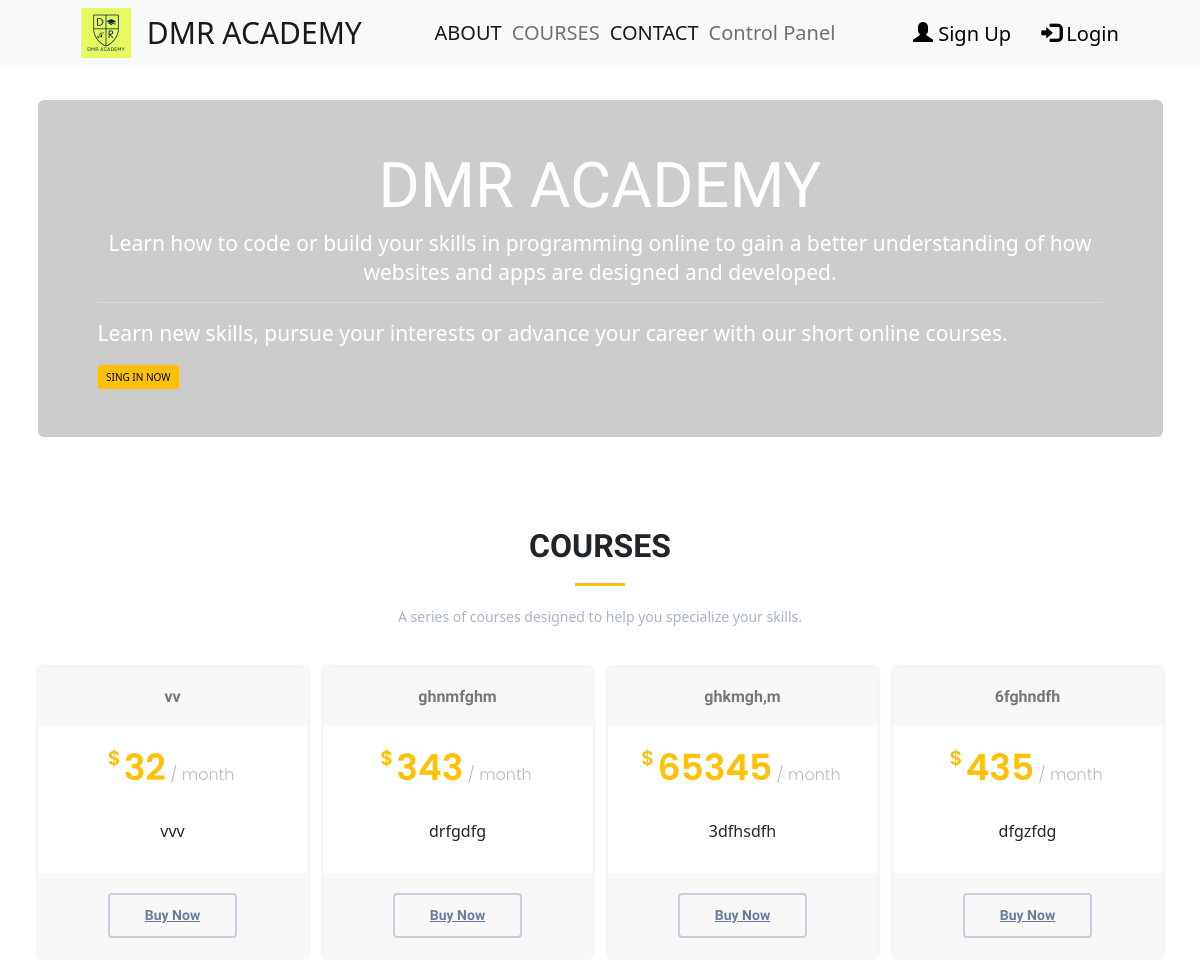
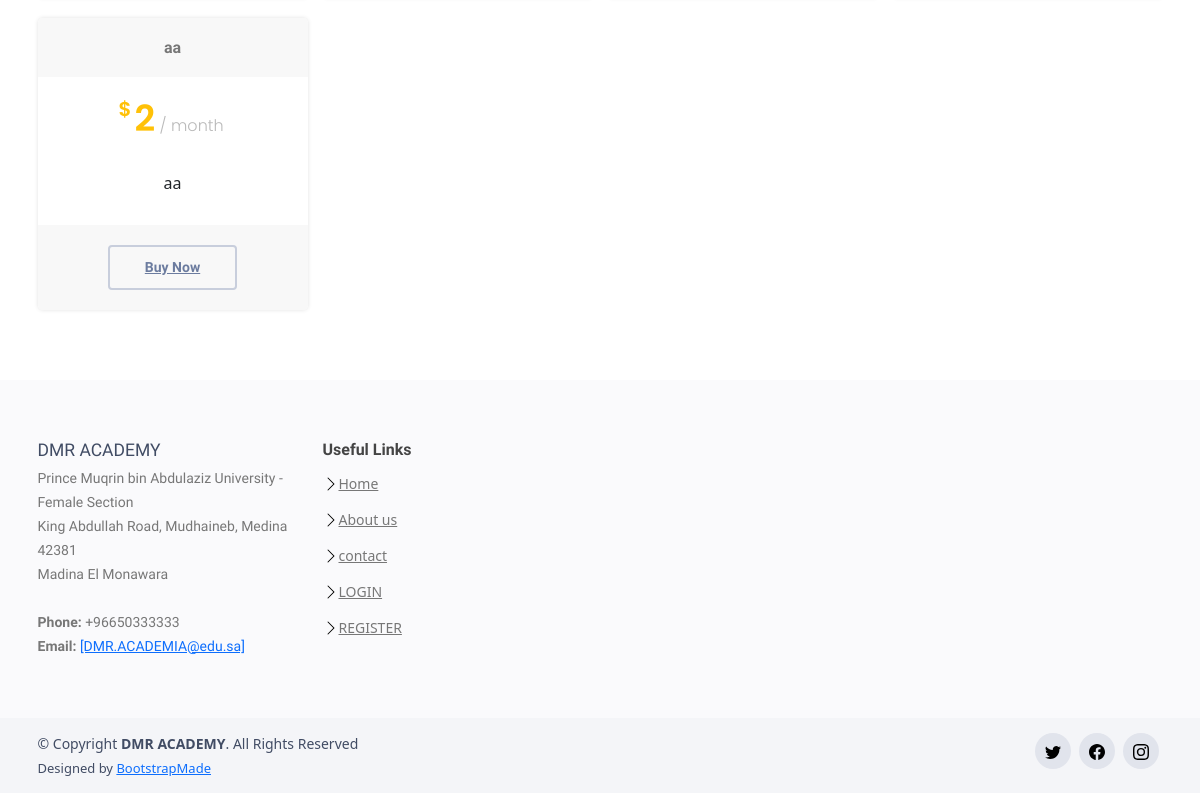
Page /courses/ on the earlier database version (2 pictures, top to bottom).
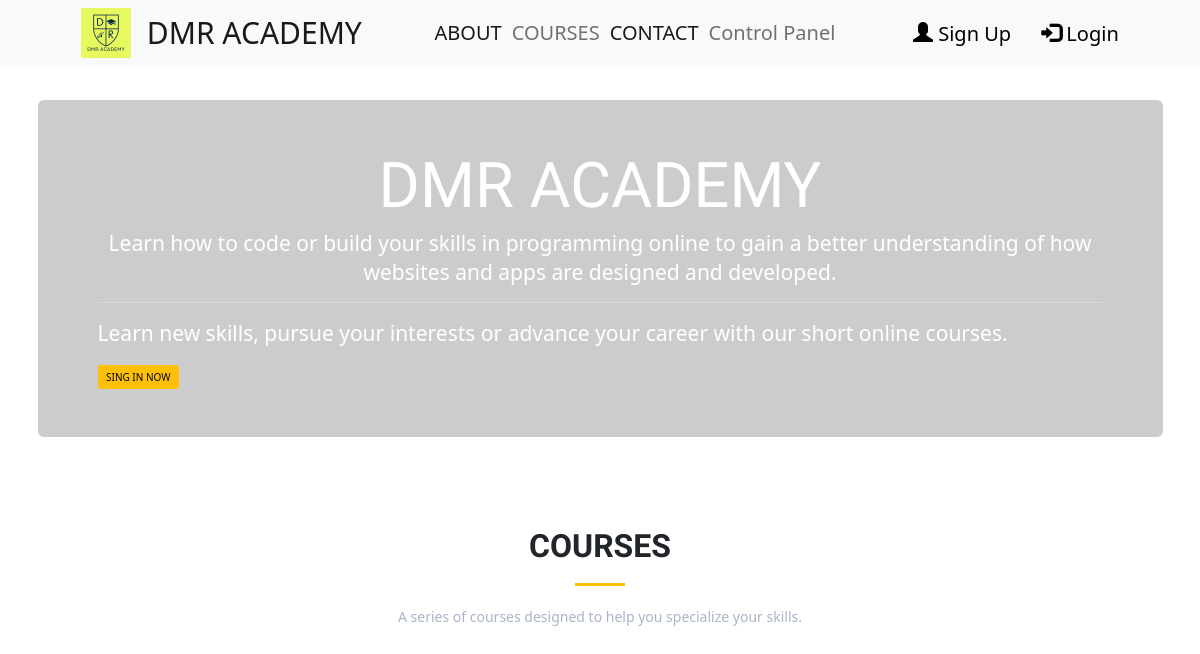
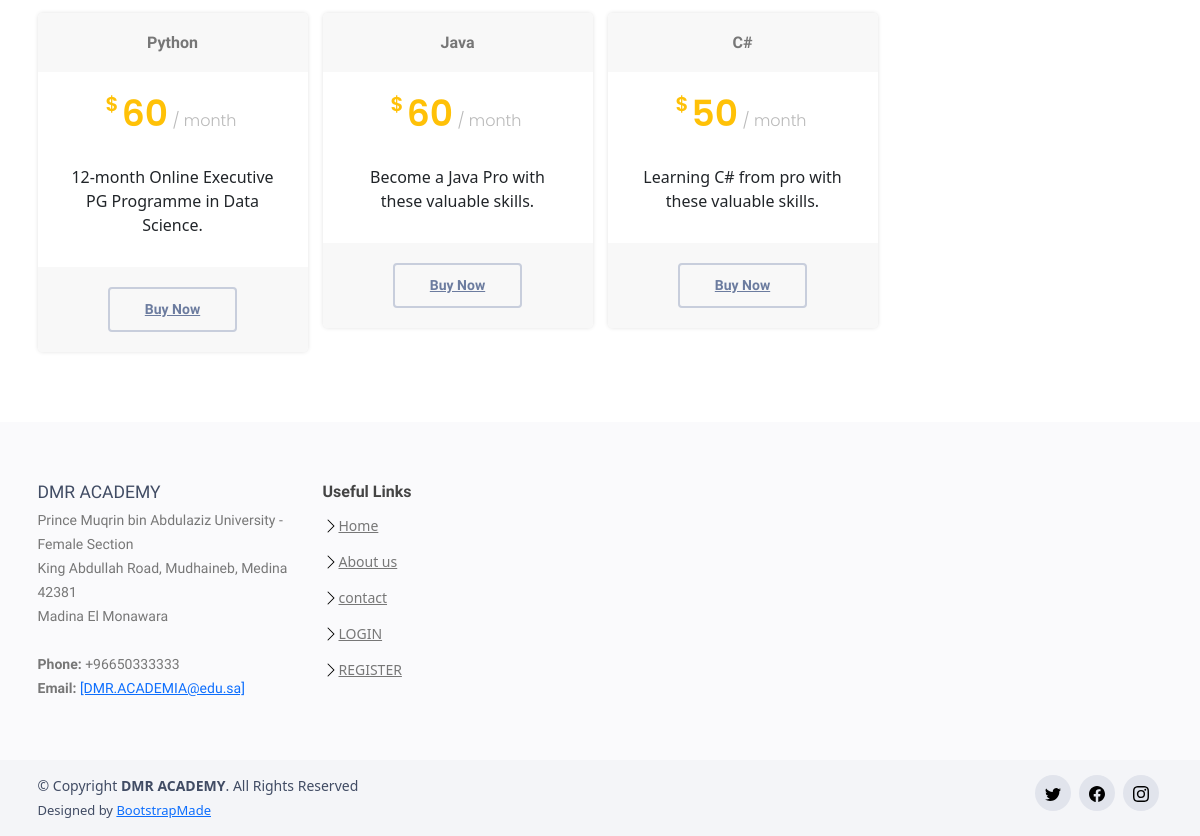
Same page on the later database version (2 pictures, top to bottom).
### project/models.py (models this page shows, shortened)
class courses(models.Model):
    title = models.CharField(max_length=150)
    price = models.IntegerField()
    body = models.CharField(max_length=250)
    archive= models.BooleanField(default=False)

### project/views.py (the view)
# urls.py: path('courses/', views.index6, name="courses"),
def index6(request):
    var_1 = courses.objects.all().filter(archive=False)
    return render(request, 'project/courses.html', {'var_1': var_1})

### project/templates/project/courses.html (shortened to what this page needs)
<!DOCTYPE html>
{% extends 'project/nevbar.html' %}
{% block contact %}
{% load static %}
<html lang="en">
  <head>
  <link  href="{% static 'project/css/bootstrap.min.css' %}" rel="stylesheet">
   <link  href="{% static 'project/css/bootstrap-icons.css' %}" rel="stylesheet">
   <link  href="{% static 'project/css/boxicons.min.css' %}" rel="stylesheet">
   <link  href="{% static 'project/css/glightbox.min.css' %}" rel="stylesheet">
   <link  href="{% static 'project/css/swiper-bundle.min.css' %}" rel="stylesheet">
   <link  href="{% static 'project/css/style.css' %}" rel="stylesheet">
<link href="/docs/5.0/dist/css/bootstrap.min.css" rel="stylesheet">
  </head>
  <body>
  <div class="container">
<div class="jumbotron" style="background:  #cccccc
 ;color:white ;  margin-top: 100px;" >
  <h1 class="display-4" style="text-align: center">DMR ACADEMY</h1>
  <p class="lead" style="text-align: center"> Learn how to code or build your skills in programming online to gain a better understanding of how websites and apps are designed and developed.</p>
  <hr class="my-4"style="text-align:center">
  <p>Learn new skills, pursue your interests or advance your career with our short online courses.</p>
  <div class="btn-wrap">
                <a href="/loginuser" class="btn btn-warning"> SING IN NOW</a>
              </div>
</div>
 </div>
    <section id="pricing" class="pricing">
      <div class="container">
        <div class="section-title">
          <h2>Courses</h2>
          <p>A series of courses designed to help you specialize your skills.</p>
        </div>
          <div class="row">
        {% for x in var_1.all %}
         <div class="col-lg-3 col-md-6 mt-4 mt-lg-0 py-3">
            <div class="box">
              <h3>{{x.title}}</h3>
              <h4><sup>$</sup>{{x.price}}<span> / month</span></h4>
              <div class="card" style="border: none;">
                <div class="card-body">
                  <p class="card-text" style="font-size: medium;">{{ x.body }}</p>
                </div>
              </div>
              <div class="btn-wrap">
                <a href="/loginuser" class="btn-buy">Buy Now</a>
              </div>
            </div>
  </div>
  {% endfor %}
      </div>
            </div>
</section>
  </body>
</html>
{% endblock contact %}

### project/templates/project/nevbar.html (shortened to what this page needs)
{% load static %}
 <html lang="en">
<head>
  <link rel="stylesheet" href="https://maxcdn.bootstrapcdn.com/bootstrap/3.4.1/css/bootstrap.min.css">
</head>
<body>
<nav class="navbar navbar-expand-lg navbar-light bg-light rounded fixed-top">
  <div class="container-fluid">
    <div class="navbar-header">
      <a  style="font-size:30px" class="navbar-brand" href="/index/">
         <IMG src="{% static 'project/img/RRR.png' %}" height="50px" width="50px">
        &nbsp;
        DMR ACADEMY</a>
    </div>
    <ul class="nav navbar-nav">
      <li class="nav-item">
          <a  style="font-size:20px"class="nav-link active" aria-current="page" href="/about/">ABOUT</a>
        </li>
        <li class="nav-item">
          <a style="font-size:20px" class="nav-link" href="/courses/">COURSES </a>
        </li>
         <li class="nav-item" style="">
          <a style="font-size:20px" class="nav-link active" href=" /contact/" tabindex="-1" aria-disabled="true">CONTACT</a>
        </li>
        <li class="nav-item">
          <a style="font-size:20px" class="nav-link" href="/controlpanel">Control Panel </a>
        </li>
    </ul>
    <ul class="nav navbar-nav navbar-right" >
      {% if user.is_authenticated %}
      <li ><a href="/register/" STYLE="color:black ;font-size:20px;">
        <span class="glyphicon glyphicon-user"></span>
         {{ user.username }}</a></li>
              <li>
                <form method="POST" action="{% url 'logoutuser' %}" STYLE="color:black ;font-size:20px;">
                {% csrf_token %} <span class="glyphicon glyphicon-log-in" style="margin-top: 10px;"></span>
            <button type="submit"  class="btn btn-link"
            STYLE="color:black;
            font-size:20px;
            border: none;
            outline: none;
            text-decoration: none;
            margin-top: 5px;
            position: fixed;">Log-Out</button></li>
      {% else %}
      <li ><a href="/register/" STYLE="color:black ;font-size:20px;text-decoration: none;"><span class="glyphicon glyphicon-user">
      </span> Sign Up</a></li>
      <li><a href="/loginuser"STYLE="color:black;font-size:20px;text-decoration: none; " ><span class="glyphicon glyphicon-log-in" >
      </span> Login</a></li>
    {% endif %}
    </ul>
  </div>
</nav>
  </body>
{% block contact %}
{% endblock contact %}
  <footer id="footer">
    <div class="footer-top">
      <div class="container">
        <div class="row">
          <div class="col-lg-3 col-md-6 footer-contact">
            <h3>DMR ACADEMY</h3>
            <p>
            Prince Muqrin bin Abdulaziz University - Female Section <br>
             King Abdullah Road, Mudhaineb, Medina 42381<br>
              Madina El Monawara<br><br>
              <strong>Phone:</strong> +96650333333<br>
              <strong>Email:</strong> <a href="mailto:DMR.ACADEMIA@edu.sa" class="__cf_email__" data-cfemail="7a13141c153a1f021b170a161f54191517">[DMR.ACADEMIA@edu.sa]</a><br>
            </p>
          </div>
          <div class="col-lg-2 col-md-6 footer-links">
            <h4>Useful Links</h4>
            <ul>
              <li><img src="{% static 'project/img/chevron-right.svg' %}"> <a href="/index/">Home</a></li>
              <li> <img src="{% static 'project/img/chevron-right.svg' %}"><a href="/about/">About us</a></li>
              <li><img src="{% static 'project/img/chevron-right.svg' %}"> <a href="/contact/">contact</a></li>
              <li><img src="{% static 'project/img/chevron-right.svg' %}"> <a href="/loginuser">LOGIN </a></li>
              <li><img src="{% static 'project/img/chevron-right.svg' %}"> <a href="/register/">REGISTER </a></li>
            </ul>
          </div>
        </div>
      </div>
    </div>
    <div class="container d-md-flex py-4">
      <div class="me-md-auto text-center text-md-start">
        <div class="copyright">
          &copy; Copyright <strong><span>DMR ACADEMY</span></strong>. All Rights Reserved
        </div>
        <div class="credits">
          Designed by <a href="https://bootstrapmade.com/">BootstrapMade</a>
        </div>
      </div>
      <div class="social-links text-center text-md-right pt-3 pt-md-0">
        <a href="https://twitter.com/?lang=ar" class="twitter"><img src="{% static 'project/img/twitter.svg' %}"></a>
        <a href="https://ar-ar.facebook.com/" class="facebook"><img src="{% static 'project/img/facebook.svg' %}"></a>
        <a href="https://www.instagram.com/" class="instagram"><img src="{% static 'project/img/instagram.svg' %}"></a>
      </div>
    </div>
  </footer>
</html>

### project/static/project/css/style.css (style rules this page uses)
body { font-family: "Open Sans", sans-serif; color: #444444; }
a { color: #ffc107; text-decoration: none; }
h1, h2, h3, h4, h5, h6 { font-family: "Raleway", sans-serif; }
.navbar { padding: 0; }
.navbar ul { margin: 0; padding: 0; display: flex; list-style: none; align-items: center; }
.navbar li { position: relative; }
.navbar a { display: flex; align-items: center; justify-content: space-between; padding: 10px 0 10px 30px; color: #fff; font-size: 14px; white-space: nowrap; transition: 0.3s; }
.navbar a:hover, .navbar .active, .navbar li:hover > a { color: #ffc107; }
section { padding: 60px 0; }
.section-title { text-align: center; padding-bottom: 30px; }
.section-title h2 { font-size: 32px; font-weight: bold; text-transform: uppercase; margin-bottom: 20px; padding-bottom: 20px; position: relative; }
.section-title h2::after { content: ''; position: absolute; display: block; width: 50px; height: 3px; background: #ffc107; bottom: 0; left: calc(50% - 25px); }
.section-title p { margin-bottom: 0; font-size: 14px; color: #aab3c7; }
.pricing .box { padding: 20px; background: #fff; text-align: center; box-shadow: 0px 0px 4px rgba(0, 0, 0, 0.12); border-radius: 5px; position: relative; overflow: hidden; }
.pricing h3 { font-weight: 400; margin: -20px -20px 20px -20px; padding: 20px 15px; font-size: 16px; font-weight: 600; color: #777777; background: #f8f8f8; }
.pricing h4 { font-size: 36px; color: #ffc107; font-weight: 600; font-family: "Poppins", sans-serif; margin-bottom: 20px; }
.pricing h4 sup { font-size: 20px; top: -15px; left: -3px; }
.pricing h4 span { color: #bababa; font-size: 16px; font-weight: 300; }
.pricing .btn-wrap { margin: 20px -20px -20px -20px; padding: 20px 15px; background: #f8f8f8; text-align: center; }
.pricing .btn-buy { display: inline-block; padding: 10px 35px; border-radius: 4px; transition: none; font-size: 14px; font-weight: 400; font-family: "Raleway", sans-serif; font-weight: 600; transition: 0.3s; border: 2px solid #c8cedc; color: #6c7c9f; }
#footer { color: #414c64; font-size: 14px; background: #f4f5f8; }
#footer .footer-top { padding: 60px 0 30px 0; background: #fafafc; }
#footer .footer-top .footer-contact { margin-bottom: 30px; }
#footer .footer-top .footer-contact p { font-size: 14px; line-height: 24px; margin-bottom: 0; font-family: "Raleway", sans-serif; color: #777777; }
#footer .footer-top h4 { font-size: 16px; font-weight: bold; color: #444444; position: relative; padding-bottom: 12px; }
#footer .footer-top .footer-links { margin-bottom: 30px; }
#footer .footer-top .footer-links ul { list-style: none; padding: 0; margin: 0; }
#footer .footer-top .footer-links ul li { padding: 10px 0; display: flex; align-items: center; }
#footer .footer-top .footer-links ul li:first-child { padding-top: 0; }
#footer .footer-top .footer-links ul a { color: #777777; transition: 0.3s; display: inline-block; line-height: 1; }
#footer .credits { padding-top: 5px; font-size: 13px; }
#footer .social-links a { font-size: 18px; display: inline-block; background: #e1e4ec; color: #5f6f92; line-height: 1; padding: 8px 0; margin-right: 4px; border-radius: 50%; text-align: center; width: 36px; height: 36px; transition: 0.3s; }

Differences in the rows shown:
removed courses: title "vv", price "32", body "vvv"
removed courses: title "ghnmfghm", price "343", body "drfgdfg"
removed courses: title "ghkmgh,m", price "65345", body "3dfhsdfh"
removed courses: title "6fghndfh", price "435", body "dfgzfdg"
removed courses: title "aa", price "2", body "aa"
added courses: title "Python", price "60", body "12-month Online Executive PG Programme in Data Science."
added courses: title "Java", price "60", body "Become a Java Pro with these valuable skills."
added courses: title "C#", price "50", body "Learning C# from pro with these valuable skills."
